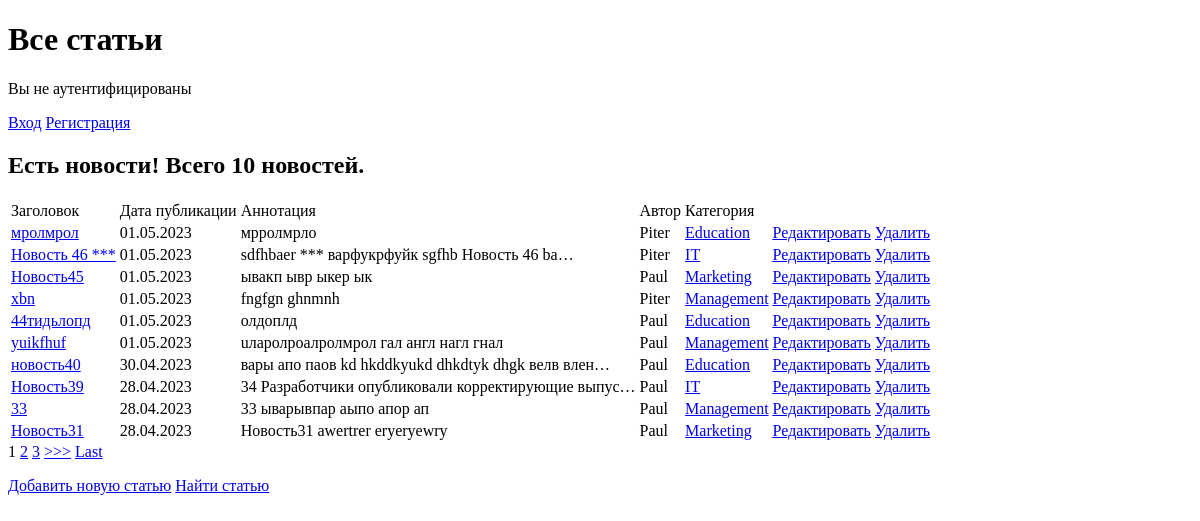
The page /news/ on the database as committed earlier.
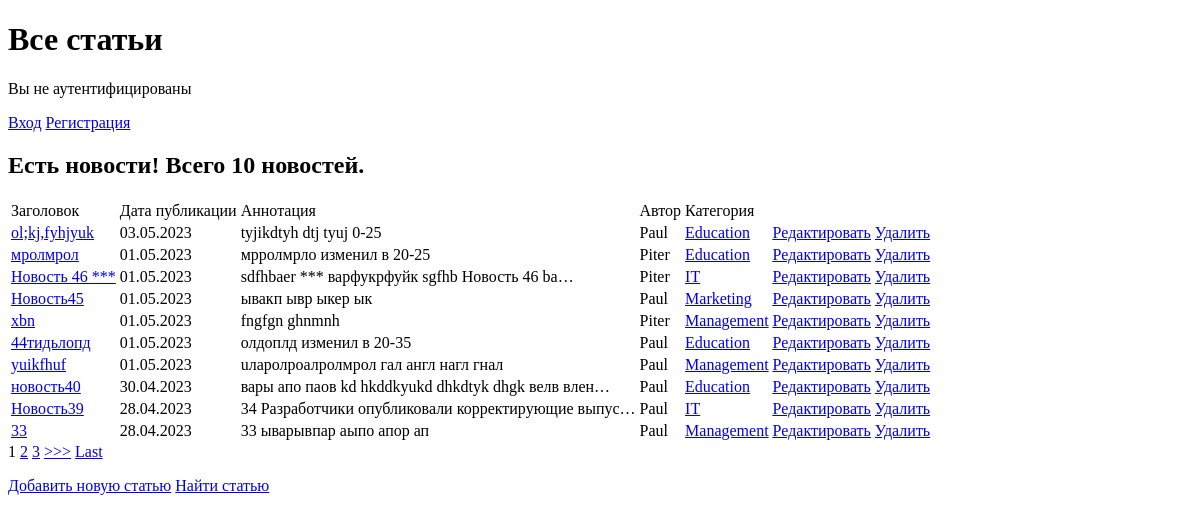
The same page on the database as committed later.
### news/models.py (models this page shows, shortened)
class Post(models.Model):
    author = models.ForeignKey(Author, on_delete=models.CASCADE)
    NEWS = 'NW'
    ARTICLE = 'AR'
    CATEGORY_CHOICES = (
        (NEWS, 'Новость'),
        (ARTICLE, 'Статья'),
    )
    categoryType = models.CharField(max_length=2, choices = CATEGORY_CHOICES, default=ARTICLE)
    dataCreation = models.DateTimeField(auto_now_add=True)
    category = models.ManyToManyField('Category', through='PostCategory')
    title = models.CharField(max_length=128)
    text = models.TextField()
    rating = models.SmallIntegerField(default=0)

class Author(models.Model):
    authorUser = models.OneToOneField(User, on_delete=models.CASCADE)
    ratingAuthor = models.SmallIntegerField(default=0)

class Category(models.Model):
    name = models.CharField(max_length=64, unique=True)
    subscribers = models.ManyToManyField(User, blank=True)

### news/views.py (the view)
# urls.py: path('', PostsList.as_view()),          # т.к. сам по себе это класс, то нам надо представить этот класс в виде view. Для этого вызываем метод as_view
class PostsList(ListView):
    model = Post  # указываем модель, объекты которой мы будем выводить
    template_name = 'news.html'  # указываем имя шаблона, в котором будет лежать HTML, в нём будут все инструкции о том, как именно пользователю должны вывестись наши объекты
    context_object_name = 'news'  # это имя списка, в котором будут лежать все объекты, его надо указать, чтобы обратиться к самому списку объектов через HTML-шаблон
    paginate_by = 10  # поставим постраничный вывод в 10 элементов
    ordering = ['-dataCreation']
    def get_context_data(self, **kwargs):
        context = super().get_context_data(**kwargs)
        context['is_not_authors'] = not self.request.user.groups.filter(name='authors').exists()
        return context

### news/templatetags/custom_filters.py (called while the page is built)
@register.filter(name='censor')     # регистрируем наш фильтр под именем censor, чтоб django понимал, что это именно фильтр, а не простая функция
def censor(value):                   # первый аргумент здесь — это то значение, к которому надо применить фильтр
    for word in badwordsList:
        value = value.replace(word, '***')
    return value

### templates/news.html (shortened to what this page needs)
{% extends 'flatpages/default.html' %}
{% load custom_filters %}
{% block content %}
<h1>Все статьи</h1>
    {% if user.is_authenticated %}
        <p>Вы аутентифицированы, {{ request.user.username }} </p>
        <a href="{% url 'account_logout' %}">Выход</a>
        {% if is_not_authors %}
            <p>Вы не в группе авторов и не можете добавлять и редактировать статьи</p>
            <button> <a href="{% url 'upgrade' %}">Хочу Authors!</a> </button>
        {% endif %}
    {% else %}
        <p>Вы не аутентифицированы</p>
        <a href="{% url 'account_login' %}">Вход</a>
        <a href="{% url 'account_signup' %}">Регистрация</a>
    {% endif %}
    {% if news %}
        <h2>Есть новости! Всего {{ news|length }} новостей. </h2>
         <table>
            <tr>
                <td>
                    Заголовок
                </td>
                <td>
                    Дата публикации
                </td>
                <td>
                    Аннотация
                </td>
                  <td>
                    Автор
                </td>
                 <td>
                     Категория
                </td>
            </tr>
         {% for new in news %}
            <tr>
                <td>
                    <a href="{% url 'new' new.id %}">{{ new.title|censor }}</a>
                </td>
                <td>
                    {{ new.dataCreation|date:'d.m.Y' }}
                </td>
                <td>
                    {{ new.text|truncatechars:50|censor }}
                </td>
                 <td>
                    {{ new.author.authorUser }}
                </td>
                <td>
                    {% if new.category.exists %}
                         <a href="{% url 'category' new.category.first.id %}">{{ new.category.first.name }}</a>
                    {% else %}
                        Нет категории
                    {% endif %}
                </td>
                <td>
                    <a href="{% url 'edit' new.id %}"><u>Редактировать</u></a>
                    <a href="{% url 'delete' new.id %}">Удалить</a>
                </td>
            </tr>
        {% endfor %}
        </table>
        {% if is_paginated %}
            {% for num in page_obj.paginator.page_range %}
                {% if page_obj.number == num %}
                    <a>{{ num }}</a>
                {% elif num > page_obj.number|add:'-3' and num < page_obj.number|add:'3' %}
                    <a href="?page={{ num }}">{{ num }}</a>
                {% endif %}
            {% endfor %}
            {% if page_obj.has_next %}
                <a href="?page={{ page_obj.next_page_number }}">>>></a>
                <a href="?page={{ page_obj.paginator.num_pages }}">Last</a>
            {% endif %}
        {% endif %}
    {% else %}
        <h2>Новостей нет!</h2>
    {% endif %}
    <p>
        <a href="{% url 'add' %}">Добавить новую статью</a>
        <a href="{% url 'search' %}">Найти статью</a>
    </p>
{% endblock content %}

Rows that differ between the two databases and show on the page:
no longer on this page (row unchanged): Post: title|censor "Новость31", dataCreation "28.04.2023", text|censor "Новость31 awertrer eryeryewry", author.authorUser "Paul", category.first.name "Marketing"
added Post: title|censor "ol;kj,fyhjyuk", dataCreation "03.05.2023", text|censor "tyjikdtyh dtj tyuj 0-25", author.authorUser "Paul", category.first.name "Education"
changed Post "мролмрол": text|censor "мрролмрло" → "мрролмрло изменил в 20-25"
changed Post "44тидьлопд": text|censor "олдоплд" → "олдоплд изменил в 20-35"
